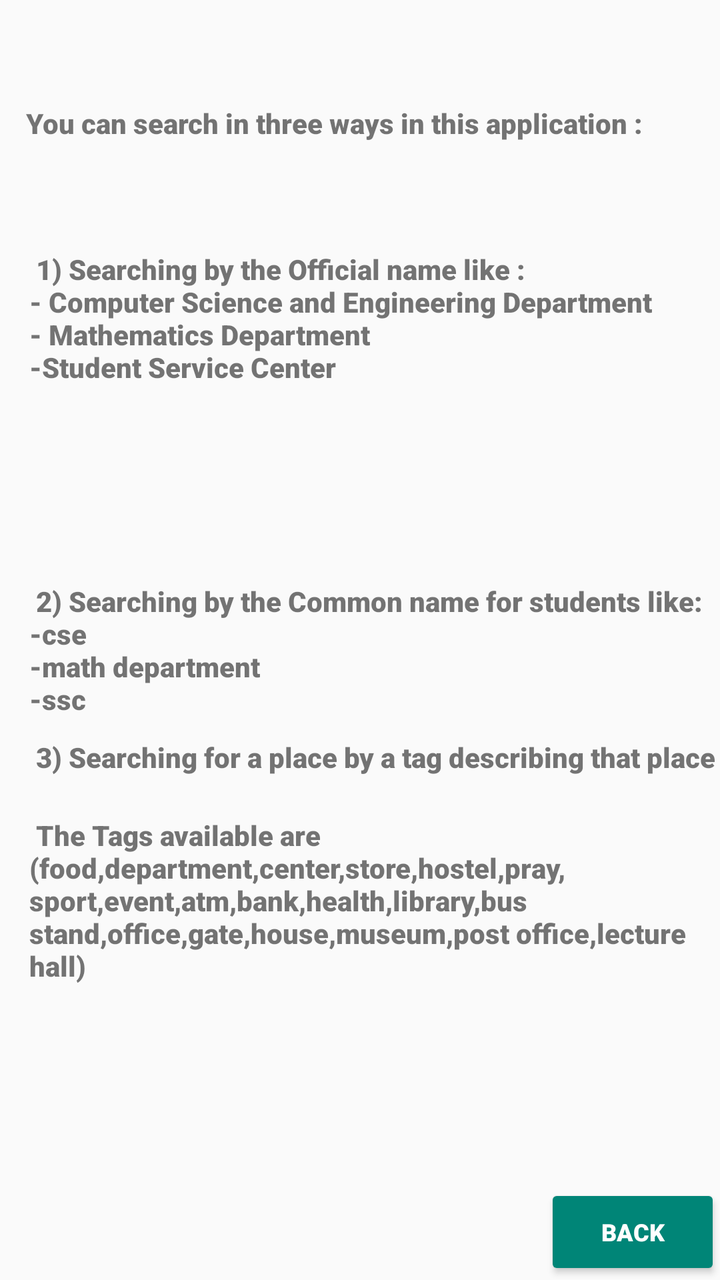
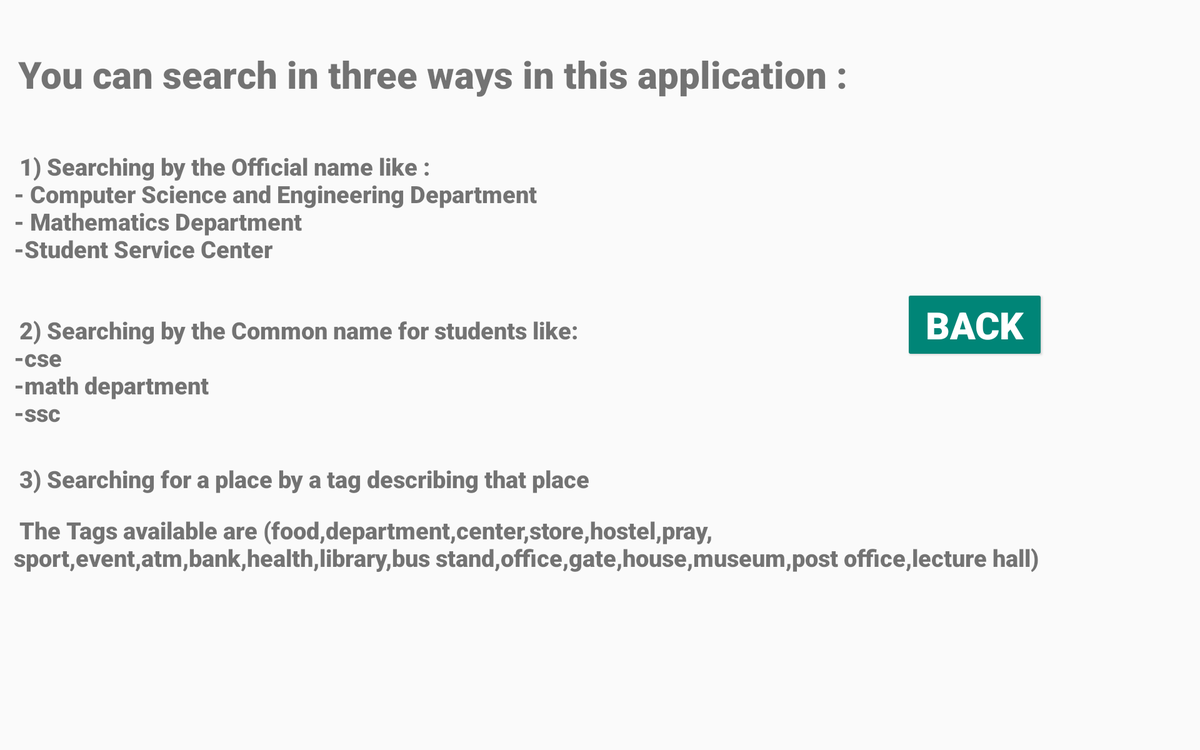

First picture: res/layout/ on a phone held upright. Second picture: the repository's own variant of that layout, on a device whose configuration matches the variant's folder. Source for both follows.
<!-- AndroidManifest.xml: application theme AppTheme -->
<!-- res/layout/activity_searchhelp.xml -->
<RelativeLayout xmlns:android="http://schemas.android.com/apk/res/android"
    xmlns:tools="http://schemas.android.com/tools" android:layout_width="match_parent"
    android:layout_height="match_parent" android:paddingLeft="@dimen/activity_horizontal_margin"
    android:paddingRight="@dimen/activity_horizontal_margin"
    android:paddingTop="@dimen/activity_vertical_margin"
    android:paddingBottom="@dimen/activity_vertical_margin"
    tools:context="com.amjadmajed.uetmappy.SearchHelpActivity" >

    <TextView
        android:layout_width="wrap_content"
        android:layout_height="wrap_content"
        android:text="@string/searchHelpTextView1"
        android:id="@+id/searchhelpTextView1"
        android:gravity="left"
        android:fontFamily="@string/fontFamily__roboto_black"
        android:paddingTop="10dp"
        android:paddingLeft="10dp"
        android:layout_alignParentTop="true"
        android:layout_alignLeft="@+id/searchhelpTextView2"
        android:layout_alignStart="@+id/searchhelpTextView2"
        android:layout_marginTop="42dp" />

    <TextView
        android:layout_width="wrap_content"
        android:layout_height="wrap_content"
        android:text="@string/searchHelpTextView2"
        android:id="@+id/searchhelpTextView2"
        android:gravity="left"
        android:fontFamily="@string/fontFamily__roboto_black"
        android:paddingTop="10dp"
        android:paddingLeft="15dp"
        android:layout_below="@+id/searchhelpTextView1"
        android:layout_alignParentLeft="true"
        android:layout_alignParentStart="true"
        android:layout_marginTop="44dp" />

    <TextView
        android:layout_width="wrap_content"
        android:layout_height="wrap_content"
        android:text="@string/searchHelpTextView3"
        android:id="@+id/searchhelpTextView3"
        android:gravity="left"
        android:fontFamily="@string/fontFamily__roboto_black"
        android:paddingTop="10dp"
        android:paddingLeft="15dp"
        android:layout_centerVertical="true"
        android:layout_alignParentLeft="true"
        android:layout_alignParentStart="true" />

    <TextView
        android:layout_width="wrap_content"
        android:layout_height="wrap_content"
        android:text="@string/searchHelpTextView4"
        android:id="@+id/searchhelpTextView4"
        android:gravity="left"
        android:fontFamily="@string/fontFamily__roboto_black"
        android:paddingTop="10dp"
        android:paddingLeft="15dp"
        android:layout_below="@+id/searchhelpTextView3"
        android:layout_alignParentRight="true"
        android:layout_alignParentEnd="true" />

    <TextView
        android:layout_width="wrap_content"
        android:layout_height="wrap_content"
        android:text="@string/searchHelpTextView5"
        android:id="@+id/searchhelpTextView5"
        android:gravity="left"
        android:fontFamily="@string/fontFamily__roboto_black"
        android:paddingTop="20dp"
        android:paddingLeft="15dp"
        android:layout_below="@+id/searchhelpTextView4"
        android:layout_alignParentRight="true"
        android:layout_alignParentEnd="true" />


    <Button
        android:layout_width="wrap_content"
        android:layout_height="wrap_content"
        android:id="@+id/goSearchHelpButton1"
        android:text="@string/searchHelpButton1"
        style="@style/Base.Widget.AppCompat.Button.Colored"
        android:fontFamily="@string/fontFamily__roboto_black"
        android:textSize="12dp"
        android:layout_alignParentBottom="true"
        android:layout_alignParentRight="true"
        android:layout_alignParentEnd="true" />

</RelativeLayout>
<!-- resources referenced by this layout -->
<resources>
  <string name="fontFamily__roboto_black">sans-serif-black</string>
  <string name="searchHelpButton1">" Back "</string>
  
      // About Activity
      // Search Help Activity
  <string name="searchHelpTextView1">" You can search in three ways in this application :"</string>
  <string name="searchHelpTextView2">" 1) Searching by the Official name like :\n- Computer Science and Engineering Department\n- Mathematics Department\n-Student Service Center "</string>
  <string name="searchHelpTextView3">" 2) Searching by the Common name for students like:\n-cse\n-math department\n-ssc "</string>
  <string name="searchHelpTextView4">" 3) Searching for a place by a tag describing that place "</string>
  <string name="searchHelpTextView5">" The Tags available are (food,department,center,store,hostel,pray,\nsport,event,atm,bank,health,library,bus stand,office,gate,house,museum,post office,lecture hall) "</string>
  <style name="AppTheme" parent="Theme.AppCompat.Light.DarkActionBar">
          
      </style>
</resources>
<!-- res/layout-xlarge/activity_searchhelp.xml (the repository's variant of the layout above) -->
<!-- drawn on a large tablet held sideways -->
<RelativeLayout xmlns:android="http://schemas.android.com/apk/res/android"
    xmlns:tools="http://schemas.android.com/tools" android:layout_width="match_parent"
    android:layout_height="match_parent" android:paddingLeft="@dimen/activity_horizontal_margin"
    android:paddingRight="@dimen/activity_horizontal_margin"
    android:paddingTop="@dimen/activity_vertical_margin"
    android:paddingBottom="@dimen/activity_vertical_margin"
    tools:context="com.amjadmajed.uetmappy.SearchHelpActivity" >

    <TextView
        android:layout_width="wrap_content"
        android:layout_height="wrap_content"
        android:text="@string/searchHelpTextView1"
        android:id="@+id/searchhelpTextView1"
        android:gravity="left"
        android:fontFamily="@string/fontFamily__roboto_black"
        android:paddingTop="10dp"
        android:paddingLeft="10dp"
        android:layout_alignParentTop="true"
        android:layout_alignLeft="@+id/searchhelpTextView2"
        android:layout_alignStart="@+id/searchhelpTextView2"
        android:layout_marginTop="42dp"
        android:textSize="40dp" />

    <TextView
        android:layout_width="wrap_content"
        android:layout_height="wrap_content"
        android:text="@string/searchHelpTextView2"
        android:id="@+id/searchhelpTextView2"
        android:gravity="left"
        android:fontFamily="@string/fontFamily__roboto_black"
        android:paddingTop="10dp"
        android:paddingLeft="15dp"
        android:layout_below="@+id/searchhelpTextView1"
        android:layout_alignParentLeft="true"
        android:layout_alignParentStart="true"
        android:layout_marginTop="44dp"
        android:textSize="25dp"
        android:layout_alignParentRight="true"
        android:layout_alignParentEnd="true" />

    <TextView
        android:layout_width="wrap_content"
        android:layout_height="wrap_content"
        android:text="@string/searchHelpTextView3"
        android:id="@+id/searchhelpTextView3"
        android:gravity="left"
        android:fontFamily="@string/fontFamily__roboto_black"
        android:paddingTop="10dp"
        android:paddingLeft="15dp"
        android:layout_below="@+id/searchhelpTextView2"
        android:layout_alignParentLeft="true"
        android:layout_alignParentStart="true"
        android:layout_marginTop="42dp"
        android:textSize="25dp" />

    <TextView
        android:layout_width="wrap_content"
        android:layout_height="wrap_content"
        android:text="@string/searchHelpTextView4"
        android:id="@+id/searchhelpTextView4"
        android:gravity="left"
        android:fontFamily="@string/fontFamily__roboto_black"
        android:paddingTop="10dp"
        android:paddingLeft="15dp"
        android:layout_below="@+id/searchhelpTextView3"
        android:layout_alignLeft="@+id/searchhelpTextView3"
        android:layout_alignStart="@+id/searchhelpTextView3"
        android:layout_marginTop="26dp"
        android:textSize="25dp" />

    <TextView
        android:layout_width="wrap_content"
        android:layout_height="wrap_content"
        android:text="@string/searchHelpTextView5"
        android:id="@+id/searchhelpTextView5"
        android:gravity="left"
        android:fontFamily="@string/fontFamily__roboto_black"
        android:paddingTop="20dp"
        android:paddingLeft="15dp"
        android:textSize="25dp"
        android:layout_below="@+id/searchhelpTextView4"
        android:layout_alignParentLeft="true"
        android:layout_alignParentStart="true" />


    <Button
        android:layout_width="wrap_content"
        android:layout_height="wrap_content"
        android:id="@+id/goSearchHelpButton1"
        android:text="@string/searchHelpButton1"
        style="@style/Base.Widget.AppCompat.Button.Colored"
        android:fontFamily="@string/fontFamily__roboto_black"
        android:textSize="40dp"
        android:layout_alignBaseline="@+id/searchhelpTextView3"
        android:layout_alignBottom="@+id/searchhelpTextView3"
        android:layout_alignRight="@+id/searchhelpTextView5"
        android:layout_alignEnd="@+id/searchhelpTextView5" />

</RelativeLayout>
